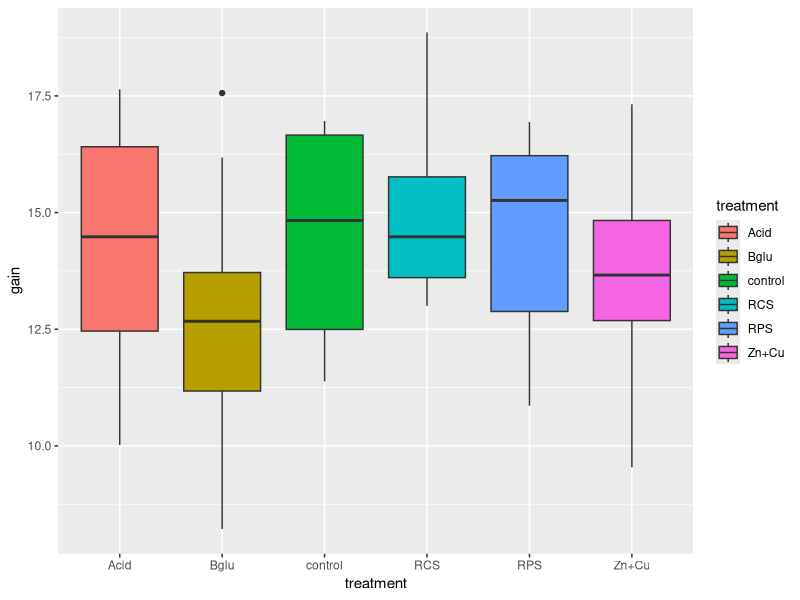

The R source for this figure:
## ---- chunk 1

#shed <- read_csv("https://unl-statistics.github.io/R-workshops/01-r-intro/data/daily_shedding.csv")

shed <- read.csv("../data/daily_shedding.csv")


summary(shed$daily_shedding)
## ---- chunk 2
library(tidyverse)

final_shed <- shed %>% 
  group_by(pignum) %>% 
  mutate(gain = pig_weight[time_point == 21] - pig_weight[time_point == 0]) %>% filter(time_point == 21)  %>% ungroup() %>% select(-c(4:9))

ggplot(final_shed) + 
  geom_boxplot( aes(treatment, gain, fill = treatment))
## ---- chunk 3
wilcox.test(total_shedding ~ treatment, data = final_shed,
            subset = treatment %in% c("control", "Bglu"))
## ---- chunk 4
nrow(iris)
ncol(iris)
dim(iris)
## ---- chunk 5
rep(1:5, each = 2)
## ---- chunk 6
rep(1:5, times = 3)
## ---- chunk 7
sum(c(TRUE, TRUE, FALSE, TRUE, FALSE))
## ---- chunk 8
sum(shed$total_shedding < .30)
## ---- chunk 9
sum(shed$total_shedding[shed$total_shedding < 30])
## ---- chunk 10
shedding <- final_shed$total_shedding
treatment <- final_shed$treatment
id <- (shedding <= 30 | treatment == "Acid")
final_shed[id,]
## ---- chunk 11
matrix(
  c(1, 2, 3, 4, 5, 6, 7, 8, 9),
  nrow = 3,  
  ncol = 3,        
  byrow = FALSE        
)
## ---- chunk 12
matrix(c(2,4,6,8,10,12), nrow=3, ncol = 2, byrow = FALSE)
## ---- chunk 13
mydf <- data.frame(col1 = 1:6, col2 = rep(c("a", "b"), times = 3))
## ---- chunk 14
mydf[mydf$col2 == "a",]
## ---- chunk 15
names(mydf) <- c("Bulldogs", "Tigers")
## ---- chunk 16
mtcars[4,]
## ---- chunk 17
flower <- iris

total <- flower$Sepal.Length + flower$Sepal.Width + flower$Petal.Length + flower$Petal.Width

flower2 <- data.frame(flower, total)

head(flower2)

## ---- chunk 18
flower_s <- flower[flower$Sepal.Length>6, ]

total_s <- flower_s$Sepal.Length + flower_s$Sepal.Width

head(data.frame(flower_s, total_s))

## ---- chunk 19
mylist <- list(vec = 1:6, df = data.frame(x = 1:2, y = 3:4, z = 5:6))
## ---- chunk 20
mylist[[2]]
## ---- chunk 21
mylist[[2]][1,]
## ---- chunk 22
head(mtcars, n = 8)
## ---- chunk 23
str(mtcars)
## ---- chunk 24
dim(iris)
## ---- chunk 25
summary(iris)
## ---- chunk 26
mean_and_ci <- function(x) {
    themean <- mean(x)
    theci <- t.test(x)$conf.int
    
    return(list(mean = themean, ci = theci))
}
## ---- chunk 27
mean_and_ci <- function(x) {
    if (!is.numeric(x) && !is.logical(x)) stop("Need logical or numeric data")
    
    x <- as.numeric(x)
    
    themean <- mean(x)
    theci <- t.test(x)$conf.int
    
    return(list(mean = themean, ci = theci))
}
## ---- chunk 28
for (i in colnames(diamonds)) {
  if (is.numeric(diamonds[,i,drop = TRUE])) {print(mean_and_ci(diamonds[,i,drop = TRUE]))}
  else {print("nope")}
}
